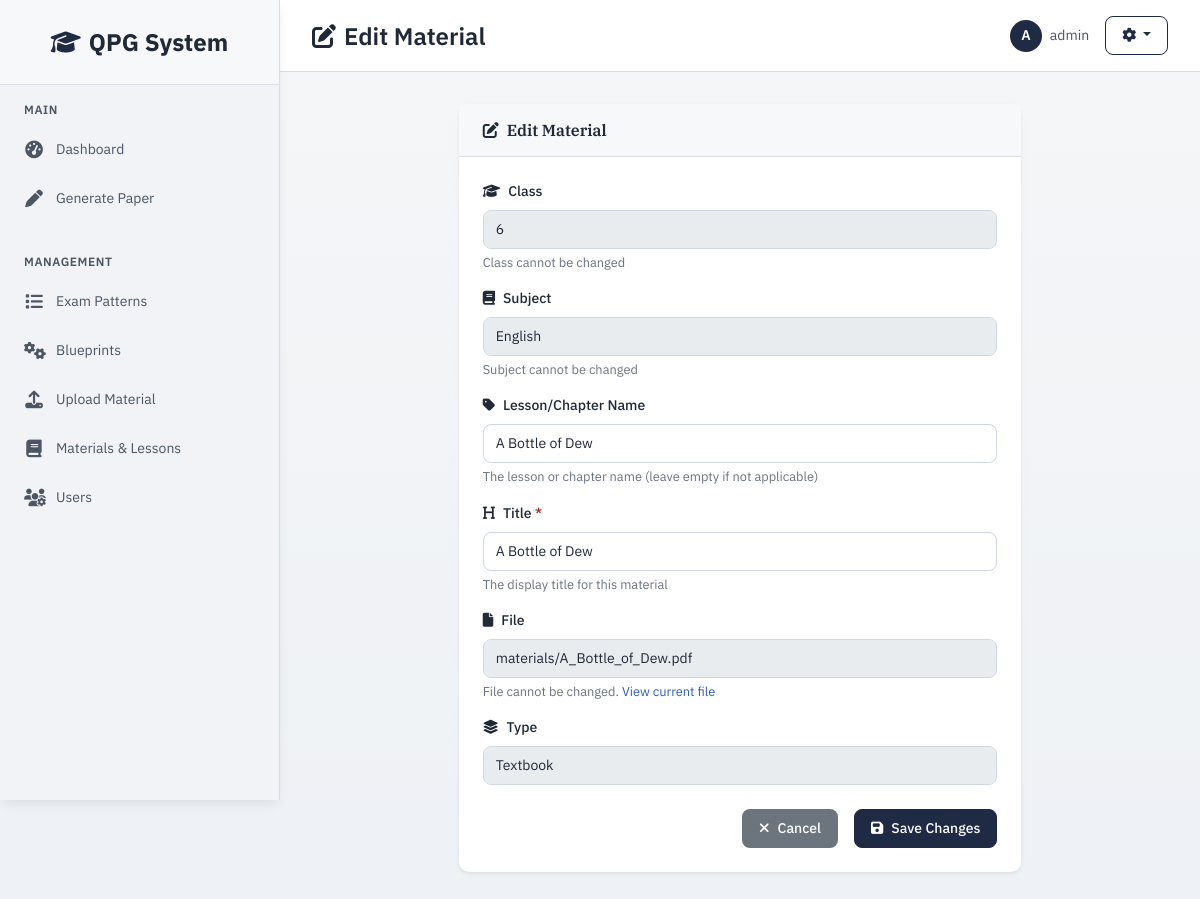
/materials/1/edit/ (signed in), run on the app's committed database.
### core/models.py (models this page shows, shortened)
class Material(models.Model):
    MATERIAL_TYPES = [
        ("textbook", "Textbook"),
        ("notes", "Notes"),
        ("bank", "Question Bank"),
    ]
    class_name = models.CharField(max_length=10)
    subject = models.CharField(max_length=50)
    unit = models.CharField(max_length=50, blank=True, null=True)
    title = models.CharField(max_length=200)
    file = models.FileField(upload_to="materials/")
    type = models.CharField(max_length=50, choices=MATERIAL_TYPES)
    metadata = models.JSONField(default=dict)
    uploaded_by = models.ForeignKey(User, on_delete=models.SET_NULL, null=True)
    uploaded_at = models.DateTimeField(auto_now_add=True)

### core/views.py (the view, shortened to what this page needs)
# urls.py: path("materials/<int:material_id>/edit/", views.edit_material_view, name="edit_material"),
@login_required(login_url='login')
def edit_material_view(request, material_id):
    try:
        material = Material.objects.get(id=material_id)
    except Material.DoesNotExist:
        messages.error(request, "Material not found.")
        return redirect("materials_list")
    return render(request, "edit_material.html", {"material": material})

### core/templates/edit_material.html (shortened to what this page needs)
{% extends "base.html" %}
{% block page_icon %}edit{% endblock %}
{% block page_title %}Edit Material{% endblock %}
{% block content %}
<div class="row justify-content-center">
  <div class="col-lg-8">
    <div class="card border-0 shadow-sm">
      <div class="card-header border-bottom">
        <h5 class="mb-0"><i class="fas fa-edit me-2"></i>Edit Material</h5>
      </div>
      <div class="card-body">
        <form method="post">
          <div class="mb-3">
            <label class="form-label"><i class="fas fa-graduation-cap me-2"></i>Class</label>
            <input type="text" class="form-control" value="{{ material.class_name }}" disabled>
            <div class="form-text">Class cannot be changed</div>
          </div>
          <div class="mb-3">
            <label class="form-label"><i class="fas fa-book me-2"></i>Subject</label>
            <input type="text" class="form-control" value="{{ material.subject }}" disabled>
            <div class="form-text">Subject cannot be changed</div>
          </div>
          <div class="mb-3">
            <label class="form-label"><i class="fas fa-tag me-2"></i>Lesson/Chapter Name</label>
            <input type="text" name="unit" class="form-control" value="{{ material.unit|default:'' }}" placeholder="e.g. Animal Kingdom, Chapter 4">
            <div class="form-text">The lesson or chapter name (leave empty if not applicable)</div>
          </div>
          <div class="mb-3">
            <label class="form-label"><i class="fas fa-heading me-2"></i>Title <span class="text-danger">*</span></label>
            <input type="text" name="title" class="form-control" value="{{ material.title }}" required placeholder="e.g. Ch-4 Animal Kingdom">
            <div class="form-text">The display title for this material</div>
          </div>
          <div class="mb-3">
            <label class="form-label"><i class="fas fa-file me-2"></i>File</label>
            <input type="text" class="form-control" value="{{ material.file.name }}" disabled>
            <div class="form-text">File cannot be changed. <a href="{{ material.file.url }}" target="_blank">View current file</a></div>
          </div>
          <div class="mb-3">
            <label class="form-label"><i class="fas fa-layer-group me-2"></i>Type</label>
            <input type="text" class="form-control" value="{{ material.get_type_display }}" disabled>
          </div>
          <div class="d-grid gap-2 d-md-flex justify-content-md-end mt-4">
            <a href="{% url 'materials_list' %}" class="btn btn-secondary me-md-2">
              <i class="fas fa-times me-2"></i>Cancel
            </a>
            <button type="submit" class="btn btn-primary">
              <i class="fas fa-save me-2"></i>Save Changes
            </button>
          </div>
        </form>
      </div>
    </div>
  </div>
</div>
{% endblock %}

### core/templates/base.html (shortened to what this page needs)
<!DOCTYPE html>
<html lang="en">
<head>
    <link href="https://cdn.jsdelivr.net/npm/bootstrap@5.3.2/dist/css/bootstrap.min.css" rel="stylesheet">
    <link href="https://cdnjs.cloudflare.com/ajax/libs/font-awesome/6.4.0/css/all.min.css" rel="stylesheet">
</head>
<body>
    {% if user.is_authenticated %}
        <div class="sidebar" id="sidebar">
            <div class="sidebar-header">
                <a href="{% url 'dashboard' %}" class="sidebar-brand">
                    <i class="fas fa-graduation-cap"></i>
                    <span>QPG System</span>
                </a>
            </div>
            <nav class="sidebar-nav">
                <div class="nav-section">
                    <div class="nav-section-title">Main</div>
                    <div class="nav-item">
                        <a href="{% url 'dashboard' %}" class="nav-link {% if request.resolver_match.url_name == 'dashboard' %}active{% endif %}">
                            <i class="fas fa-tachometer-alt"></i>
                            <span>Dashboard</span>
                        </a>
                    </div>
                    <div class="nav-item">
                        <a href="{% url 'generate' %}" class="nav-link {% if request.resolver_match.url_name == 'generate' %}active{% endif %}">
                            <i class="fas fa-pen"></i>
                            <span>Generate Paper</span>
                        </a>
                    </div>
                </div>
                <div class="nav-section">
                    <div class="nav-section-title">Management</div>
                    <div class="nav-item">
                        <a href="{% url 'patterns' %}" class="nav-link {% if request.resolver_match.url_name == 'patterns' %}active{% endif %}">
                            <i class="fas fa-list"></i>
                            <span>Exam Patterns</span>
                        </a>
                    </div>
                    <div class="nav-item">
                        <a href="{% url 'blueprint_list' %}" class="nav-link {% if 'blueprint' in request.resolver_match.url_name %}active{% endif %}">
                            <i class="fas fa-cogs"></i>
                            <span>Blueprints</span>
                        </a>
                    </div>
                    <div class="nav-item">
                        <a href="{% url 'upload' %}" class="nav-link {% if request.resolver_match.url_name == 'upload' %}active{% endif %}">
                            <i class="fas fa-upload"></i>
                            <span>Upload Material</span>
                        </a>
                    </div>
                    <div class="nav-item">
                        <a href="{% url 'materials_list' %}" class="nav-link {% if 'materials' in request.resolver_match.url_name %}active{% endif %}">
                            <i class="fas fa-book"></i>
                            <span>Materials & Lessons</span>
                        </a>
                    </div>
                    {% if user.is_superuser or user.is_staff %}
                    <div class="nav-item">
                        <a href="{% url 'admin_create_user' %}" class="nav-link {% if request.resolver_match.url_name == 'admin_create_user' %}active{% endif %}">
                            <i class="fas fa-users-cog"></i>
                            <span>Users</span>
                        </a>
                    </div>
                    {% endif %}
                </div>
            </nav>
        </div>
        <div class="main-content" id="mainContent">
            <div class="top-bar">
                <div class="page-title">
                    <i class="fas fa-{% block page_icon %}tachometer-alt{% endblock %}"></i>
                    <span>{% block page_title %}Dashboard{% endblock %}</span>
                </div>
                <div class="user-menu">
                    <div class="user-info">
                        <div class="user-avatar">
                            {{ user.username|first|upper }}
                        </div>
                        <span>{{ user.username }}</span>
                    </div>
                    <div class="dropdown">
                        <button class="btn btn-outline-primary btn-sm dropdown-toggle" type="button" data-bs-toggle="dropdown">
                            <i class="fas fa-cog"></i>
                        </button>
                    </div>
                </div>
            </div>
            <div class="content-area">
                {% block content %}
                {% endblock %}
            </div>
        </div>
    {% endif %}
</body>
</html>

### data on the page
Material: class_name "6", subject "English", unit "A Bottle of Dew", title "A Bottle of Dew", file.name "materials/A_Bottle_of_Dew.pdf", type "Textbook"

### other printed values
{{ user.username|first|upper }} "A"
{{ user.username }} "admin"
